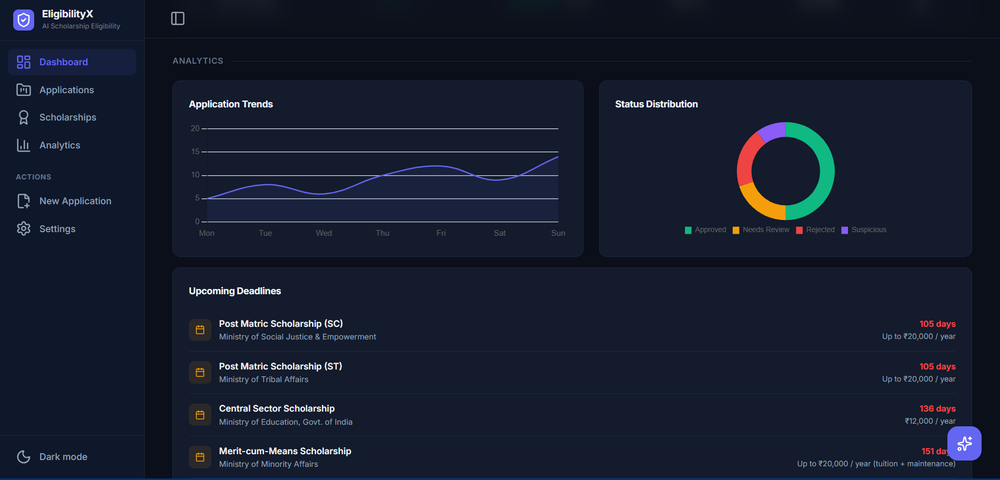
#> input picture image-1.png, 1000 x 480 px, shrunk from 1901 x 912 before the run
$ python -i ocr_engine.py   (imports and definitions only)
#> lines starting #> are read from the running program, lines starting #| are printed output that depends on the picture
import re
import random

# Try to import tesseract; fall back to simulation for demo
try:
    import pytesseract
    from PIL import Image
    TESSERACT_AVAILABLE = True
except ImportError:
    TESSERACT_AVAILABLE = False


def extract_text_from_image(filepath: str) -> str:
    """Extract text from an image file using Tesseract OCR."""
#> called with filepath = '../image-1.png'
    if TESSERACT_AVAILABLE:
        try:
            img = Image.open(filepath)
#> img is the input picture: PIL image 1000x480 RGBA; mean R, G, B, A 21.3, 28.6, 44.9, 255
            img = preprocess_image(img)
            text = pytesseract.image_to_string(img, lang='eng')
            return text.strip()
        except Exception as e:
            return simulate_ocr(filepath)
    else:
        return simulate_ocr(filepath)


def preprocess_image(img):
    """Convert to grayscale and enhance contrast for better OCR."""
    from PIL import ImageEnhance, ImageFilter
    img = img.convert('L')
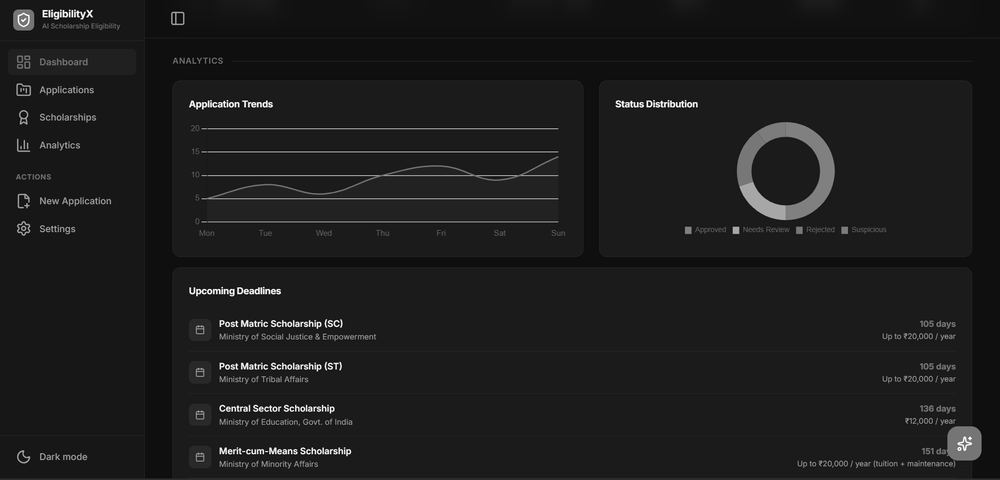
#> img: PIL image 1000x480 L; min 0, max 255, mean 28.5
    enhancer = ImageEnhance.Contrast(img)
    img = enhancer.enhance(2.0)
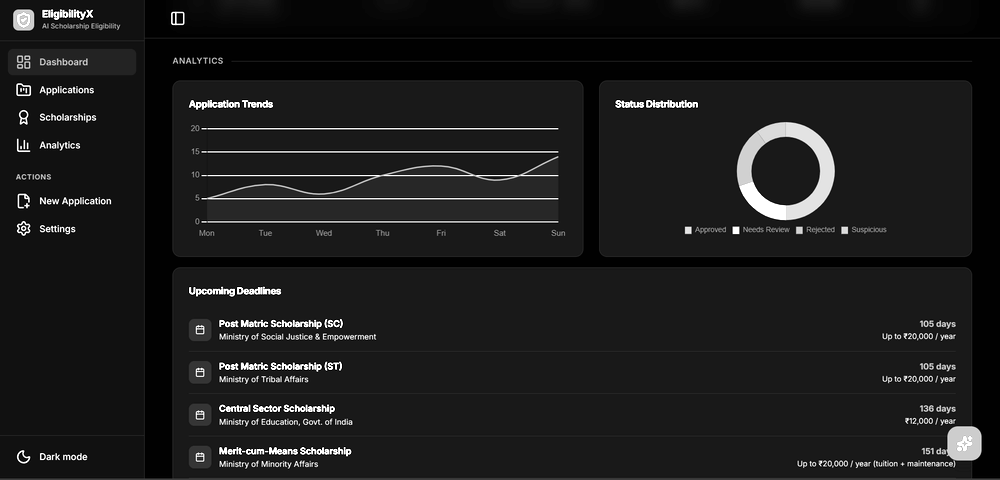
#> img: PIL image 1000x480 L; min 0, max 255, mean 27.3
    img = img.filter(ImageFilter.SHARPEN)
    return img


# [82 lines left out: functions simulate_ocr, parse_fields_from_text, not called in this run]

#> (the run stopped early here; a loop or call above may not have finished)
